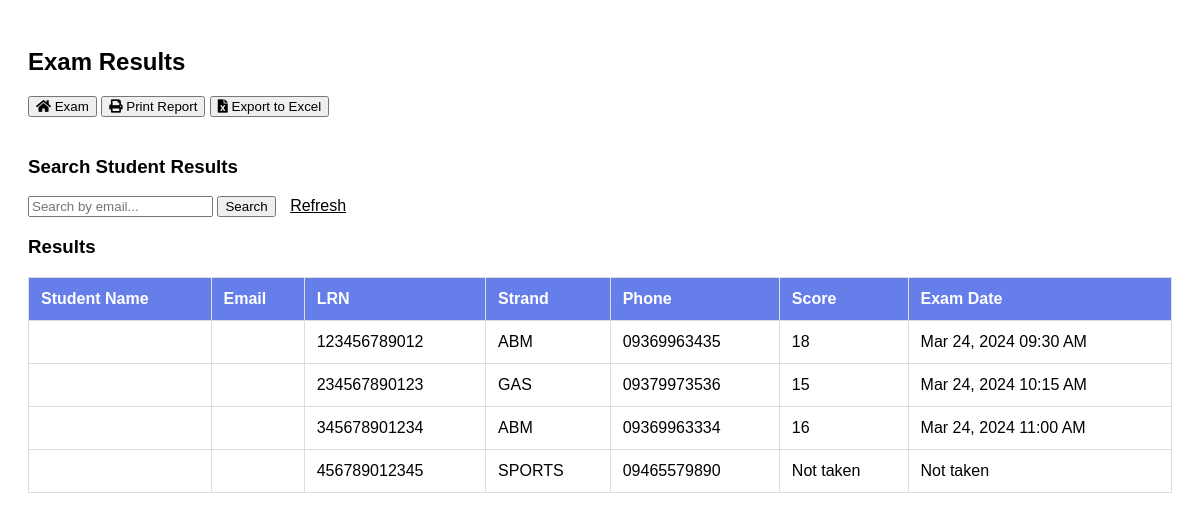
The app's page /results.php with its own data.
### tables this page shows
CREATE TABLE `student` (
  `id` int(11) NOT NULL,
  `first_name` varchar(50) NOT NULL,
  `middle_name` varchar(50) DEFAULT NULL,
  `last_name` varchar(50) NOT NULL,
  `suffix` varchar(10) DEFAULT NULL,
  `lrn` varchar(12) NOT NULL,
  `strand` enum(
    'STEM',
    'HUMSS',
    'Automotive',
    'ICT',
    'GAS',
    'ABM',
    'TVL',
    'SPORTS',
    'ARTS & DESIGN'
  ) NOT NULL,
  `phone` varchar(11) NOT NULL,
  `gender` enum('Male', 'Female') NOT NULL,
  `address` varchar(255) NOT NULL,
  `score` int(11) DEFAULT NULL,
  `exam_date` timestamp NULL DEFAULT NULL
);

### results.php (the view, shortened to what this page needs)
<?php
require 'classes/connection.php';
$searchEmail = '';
if (isset($_GET['search_email'])) {
    $searchEmail = $conn->real_escape_string($_GET['search_email']);
    $results = $conn->query("SELECT * FROM student WHERE gmail LIKE '%$searchEmail%'");
} else {
    $results = $conn->query("SELECT * FROM student");
}
?>
<!DOCTYPE html>
<html lang="en">
<head>
    <link rel="stylesheet" href="https://cdnjs.cloudflare.com/ajax/libs/font-awesome/5.15.3/css/all.min.css">
</head>
<body>
<div class="container">
    <h2>Exam Results</h2>
    <button class="btn btn-primary" onclick="window.location.href='form.php'">
        <i class="fas fa-home"></i> Exam
    </button>
    <button class="btn btn-primary print-btn" onclick="printReport()">
        <i class="fas fa-print"></i> Print Report
    </button>
    <button class="btn btn-success export-btn" onclick="window.location.href='export_excel.php'">
        <i class="fas fa-file-excel"></i> Export to Excel
    </button>
    <h3>Search Student Results</h3>
    <form method="GET" action="results.php">
        <input type="text" name="search_email" placeholder="Search by email..." value="<?php echo htmlspecialchars($searchEmail); ?>" required>
        <input type="submit" value="Search" class="btn btn-default">
        <a href="results.php" class="btn btn-secondary refresh-btn">Refresh</a>
    </form>
    <h3>Results</h3>
    <table class="table table-bordered">
        <thead>
            <tr>
                <th>Student Name</th>
                <th>Email</th>
                <th>LRN</th>
                <th>Strand</th>
                <th>Phone</th>
                <th>Score</th>
                <th>Exam Date</th>
            </tr>
        </thead>
        <tbody>
            <?php
            while ($row = $results->fetch_assoc()): ?>
                <tr>
                    <td><?php echo htmlspecialchars($row['name']); ?></td>
                    <td><?php echo htmlspecialchars($row['gmail']); ?></td>
                    <td><?php echo htmlspecialchars($row['lrn']); ?></td>
                    <td><?php echo htmlspecialchars($row['strand']); ?></td>
                    <td><?php echo htmlspecialchars($row['phone']); ?></td>
                    <td><?php echo $row['score'] !== null ? $row['score'] : 'Not taken'; ?></td>
                    <td><?php echo $row['exam_date'] !== null ? date('M d, Y h:i A', strtotime($row['exam_date'])) : 'Not taken'; ?></td>
                </tr>
            <?php endwhile; ?>
        </tbody>
    </table>
</div>
</body>
</html>

### results.php (style rules this page uses)
body { padding: 20px; font-family: Arial, sans-serif; }
.print-btn, .export-btn { margin-bottom: 20px; }
table { width: 100%; margin-bottom: 20px; border-collapse: collapse; }
th, td { padding: 12px; text-align: left; border: 1px solid #ddd; }
th { background-color: #667eea; color: white; }
.refresh-btn { background-color: white; color: black; margin-left: 10px; }

### records on screen
student: lrn "123456789012", strand "ABM", phone "09369963435", score "18", exam_date "Mar 24, 2024 09:30 AM"
student: lrn "234567890123", strand "GAS", phone "09379973536", score "15", exam_date "Mar 24, 2024 10:15 AM"
student: lrn "345678901234", strand "ABM", phone "09369963334", score "16", exam_date "Mar 24, 2024 11:00 AM"
student: lrn "456789012345", strand "SPORTS", phone "09465579890", shows "Not taken"
